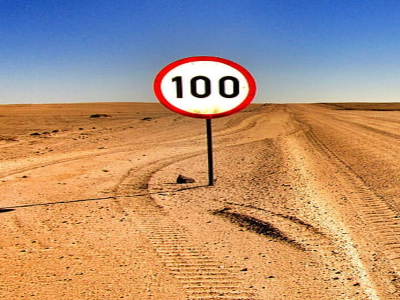
#> input picture MidTerm/data/Q2imageA.png, 400 x 300 px
$ python question2.py
#> lines starting #> are read from the running program, lines starting #| are printed output that depends on the picture
### MidTerm/code/utils.py
import matplotlib.pyplot as plt
import string
import cv2
import os
from google_drive_downloader import GoogleDriveDownloader as gdd
import numpy as np

ORB = 'orb'
SIFT = 'sift'

def getKeyPoints(img,TYPE):
    # https://docs.opencv.org/4.x/db/d27/tutorial_py_table_of_contents_feature2d.html
    if TYPE==ORB:
        # Initiate ORB detector
        orb = cv2.ORB_create()
        # find the keypoints with ORB
        kp = orb.detect(img,None)
        # compute the descriptors with ORB
        kp, des = orb.compute(img, kp)
        return kp, des

def trimImage(frame):
    #crop top
    if not np.sum(frame[0]):
        return trimImage(frame[1:])
    #crop top
    if not np.sum(frame[-1]):
        return trimImage(frame[:-2])
    #crop top
    if not np.sum(frame[:,0]):
        return trimImage(frame[:,1:])
    #crop top
    if not np.sum(frame[:,-1]):
        return trimImage(frame[:,:-2])
    return frame

class Plot:
    def __init__(self,rows,columns):
        self.i=0
        self.j=0
        self.rows=rows
        self.columns=columns
        self.fig, self.plts =  plt.subplots(rows,columns,figsize=(13,13),squeeze=False)
        alphabet_string = string.ascii_lowercase
        self.alphabet_list = list(alphabet_string)

    def set(self,image,title,cmap='gray'):
        self.plts[self.i][self.j].imshow(image,cmap=cmap)
        self.plts[self.i][self.j].axis('off')
        self.plts[self.i][self.j].title.set_text(self.alphabet_list[self.i*self.columns+self.j] + ") " + title)
        if(self.j<self.columns-1):
            self.j+=1
        elif(self.i<self.rows):
            self.i+=1
            self.j=0
        # print("Setting plot at x: "self.i, " y: ",self.j)

    # [9 lines left out: function plot, not called in this run]

    def show(self):
        # self.plts.tight_layout()
        self.fig.show()

    def save(self,savepath,filename):
        if(not (os.path.isdir(savepath))):
            os.makedirs(savepath)

        self.fig.savefig(savepath+filename, bbox_inches='tight')
        print("Plots saved on ", savepath+filename)

def createFolder(path):
    if not os.path.exists(path):
        os.makedirs(path)


def drive_downloader(file_id, image_file):
    if not os.path.isfile(image_file):
        gdd.download_file_from_google_drive(file_id=file_id,
                                            dest_path=image_file,
                                            unzip=False)

### MidTerm/code/question2.py
import cv2
import numpy as np
from utils import Plot, drive_downloader, getKeyPoints, trimImage

ORB = 'orb'
SIFT = 'sift'

image_fileA = '../data/Q2imageA.png'
image_fileB = '../data/Q2imageB.png'
drive_downloader('1WsnJ5xi9yj-6cLcXABsfdWtw7k_kspz1',image_fileA)
drive_downloader('17Gc-4gA6GGiiAD0HXL24XrWNQJUR9rt1',image_fileB)

imageA = cv2.imread(image_fileA)
#> imageA is the input picture: shape (300, 400, 3); mean B, G, R 120.7, 145.8, 179.1
imageB = cv2.imread(image_fileB)
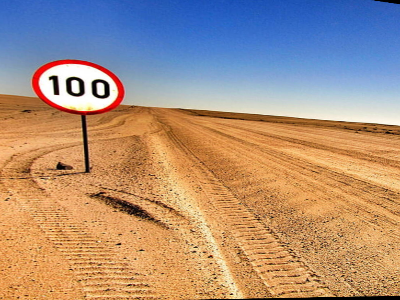
#> input picture MidTerm/data/Q2imageB.png, 400 x 300 px
#> imageB is the input picture: shape (300, 400, 3); mean B, G, R 125.8, 144.8, 171.5
imageA = cv2.cvtColor(imageA,cv2.COLOR_BGR2RGB)
imageB = cv2.cvtColor(imageB,cv2.COLOR_BGR2RGB)

grayA = cv2.cvtColor(imageA, cv2.COLOR_BGR2GRAY)
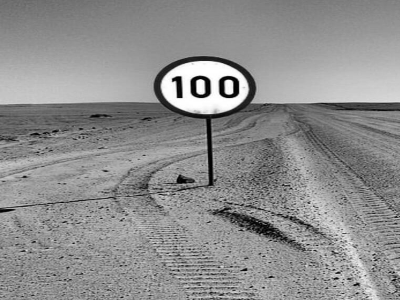
#> grayA: shape (300, 400); min 0, max 255, mean 142.1
kpsA,descA = getKeyPoints(grayA,ORB)
#> in getKeyPoints, `kp = orb.detect(img,None)`: kp = 476 keypoints; strongest (x, y, size): (199, 81, 53.6), (228, 81, 53.6), (228, 92, 53.6), (200, 92, 53.6)
#> kpsA has the same summary as kp in getKeyPoints
siftImgA = imageA.copy()
cv2.drawKeypoints(siftImgA,kpsA,siftImgA)
#> siftImgA: shape (300, 400, 3); mean R, G, B 176.8, 145.6, 121.9
cv2.imshow("SIFT Keypoints on Image A ",siftImgA)

grayB = cv2.cvtColor(imageB, cv2.COLOR_BGR2GRAY)
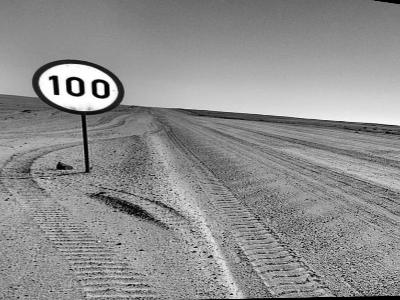
#> grayB: shape (300, 400); min 0, max 255, mean 142.2
kpsB,descB = getKeyPoints(grayB,ORB)
#> in getKeyPoints (call 2), `kp = orb.detect(img,None)`: kp = 444 keypoints; strongest (x, y, size): (101, 94, 37.2), (73, 80, 37.2), (75, 82, 44.6), (98, 83, 37.2)
#> kpsB has the same summary as kp in getKeyPoints
siftImgB = imageB.copy()
cv2.drawKeypoints(siftImgB,kpsB,siftImgB)
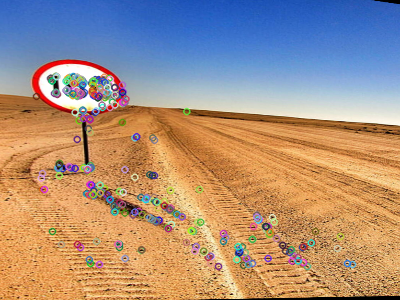
#> siftImgB: shape (300, 400, 3); mean R, G, B 169, 144.4, 127.5
cv2.imshow("SIFT Keypoints on Image B ",siftImgB)

bf = cv2.BFMatcher(cv2.NORM_L1, crossCheck=True)
matches = bf.match(descA,descB)
#> matches = 202 matches

# Sort the matches in asceding order, i.e. closest matches first.
matches = sorted(matches, key = lambda x:x.distance)


matches_img = np.zeros(imageA.shape)
matches_img = cv2.drawMatches(imageA, kpsA, imageB, kpsB, matches[:50], matches_img, flags=2)
cv2.imshow("Keypoint Matches", matches_img)

src = np.float32([kpsA[mat.queryIdx].pt for mat in matches]).reshape(-1,1,2)
#> src = 202 rows, first 8: [230.4, 210.2], [247.1, 228.1], [228.1, 207.4], [252, 102], [211.2, 120], [284.4, 237.6], [190.1, 179.7], [236.4, 215.7]
dst = np.float32([kpsB[mat.trainIdx].pt for mat in matches]).reshape(-1,1,2)
#> dst = 202 rows, first 8: [105.6, 194.4], [121, 208.8], [102, 191.8], [121, 103], [86, 116], [152, 218], [69.12, 167], [108.9, 198.7]

H, masked = cv2.findHomography(dst, src, cv2.RANSAC, 5.0)
#> H = [[0.979, -0.0664, 123.8], [-0.128, 1.08, -0.657], [-0.000423, -0.000141, 1]]; masked = 202 values, max 1 at index 0, min 0 at index 85, mean 0.718
stitchedImg = cv2.warpPerspective(imageB,H,(imageA.shape[1] + imageB.shape[1], imageA.shape[0]))
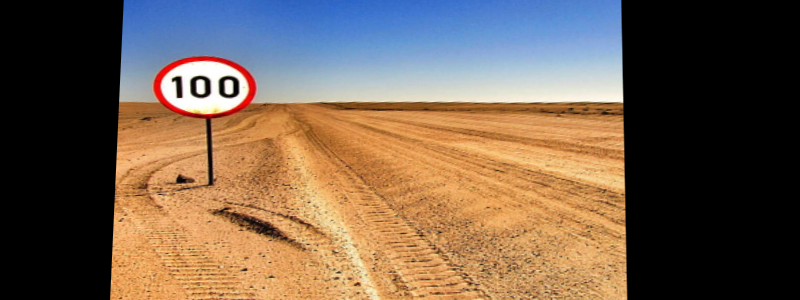
#> stitchedImg: shape (300, 800, 3); mean R, G, B 115.2, 95.2, 78.4
#> in trimImage (call 40), `return trimImage(frame[:,1:])`:
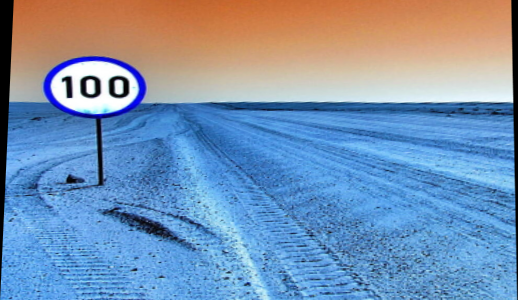
#> returned value: shape (300, 518, 3); mean of channels 0, 1, 2 178, 147.1, 121.1; drawn as B, G, R
cv2.imshow("Stitched Image", stitchedImg)

trimmedImg = trimImage(stitchedImg)


imageAB = np.concatenate((imageA, imageB), axis=1)
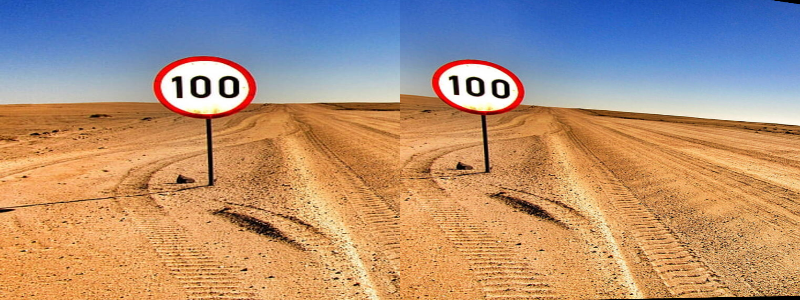
#> imageAB: shape (300, 800, 3); mean R, G, B 175.3, 145.3, 123.3

plot = Plot(3,2)
plot.set(imageAB, "Original Image A and Image B")
plot.set(siftImgA, "SIFT on Image A")
plot.set(siftImgB, "SIFT on Image B")
plot.set(matches_img, "Matches on Image A and B")
plot.set(stitchedImg, "Stitched Image")
plot.set(trimmedImg, "Trimmed Image")
plot.save('../outputs/',"output2.png")

cv2.waitKey(0)
